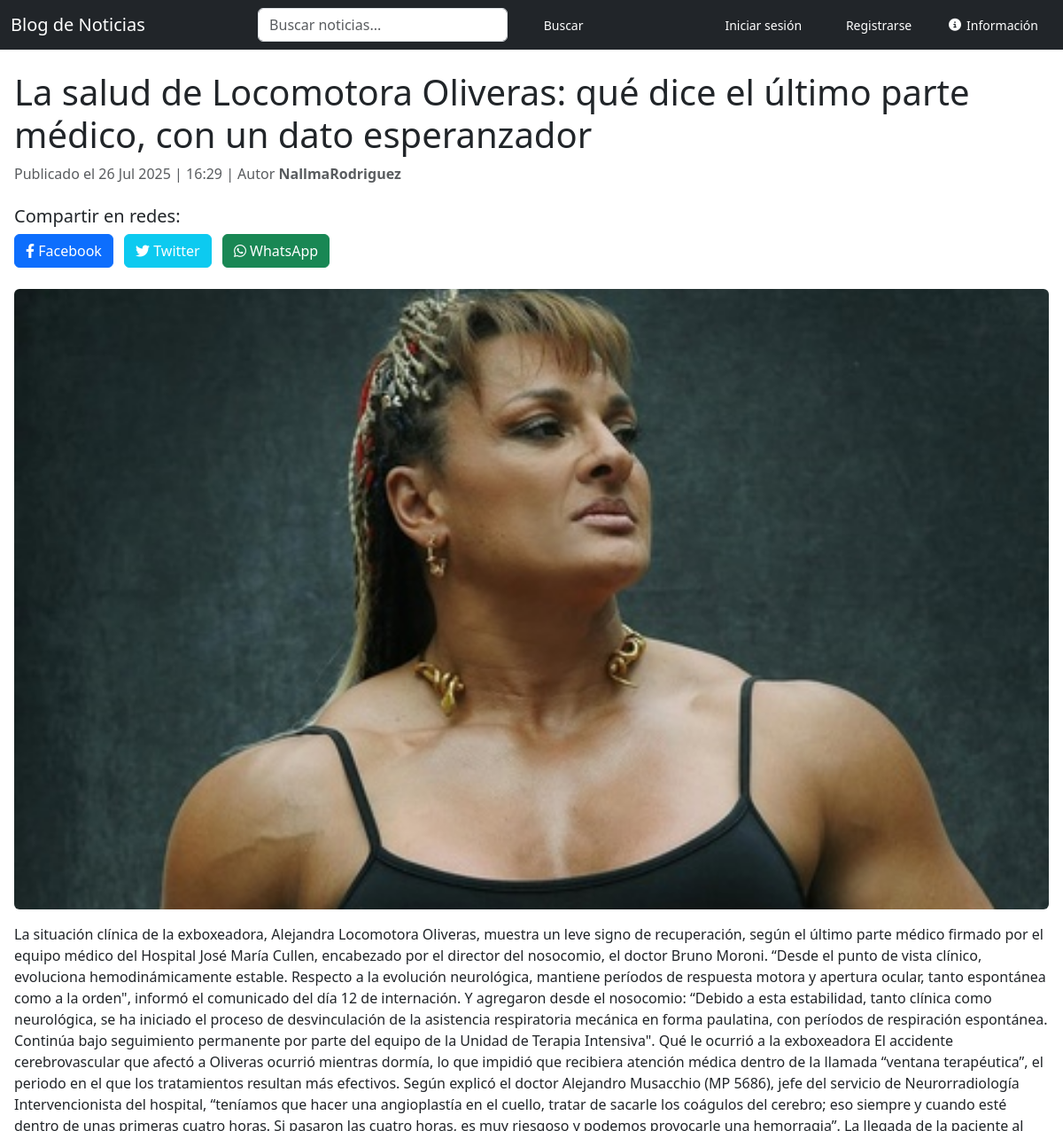
The page /noticia/4/ (upper part) on the database as committed earlier.
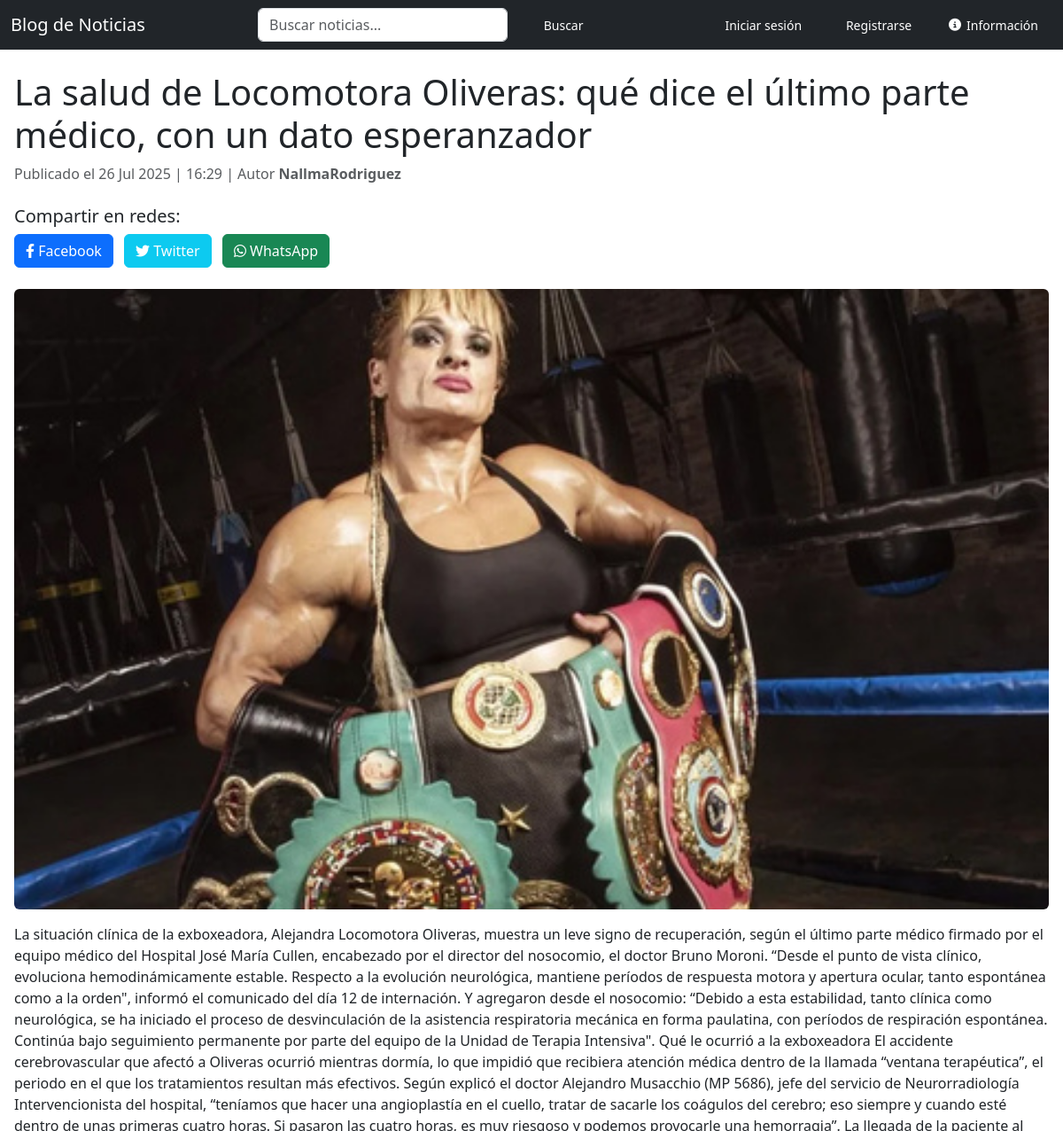
The same page on the database as committed later.
### blog/models.py (models this page shows, shortened)
class Noticia(models.Model):
    titulo = models.CharField(max_length=200)
    resumen = models.TextField(blank=True, null=True)
    contenido = models.TextField()
    categoria = models.ForeignKey(Categoria, on_delete=models.CASCADE)
    autor = models.ForeignKey(User, on_delete=models.CASCADE)
    imagen = models.ImageField(upload_to='noticias/', blank=True, null=True)
    destacada = models.BooleanField(default=False)
    fecha_publicacion = models.DateTimeField(auto_now_add=True)

### blog/views.py (the view)
# urls.py: path('noticia/<int:pk>/', views.detalle_noticia, name='detalle_noticia'),
def detalle_noticia(request, pk):
    noticia = get_object_or_404(Noticia, pk=pk)
    comentarios = noticia.comentarios.all()
    return render(request, 'detalle_noticia.html', {'noticia': noticia, 'comentarios': comentarios})

### blog/templates/detalle_noticia.html (shortened to what this page needs)
{% extends 'base.html' %}
{% block contenido %}
    <h1>{{ noticia.titulo }}</h1>
   <p class="text-muted d-flex align-items-center justify-content-between">
    <span>
        Publicado el {{ noticia.fecha_publicacion|date:"d M Y" }} |
        {{ noticia.fecha_publicacion|time:"H:i" }} |
        Autor <strong>{{ noticia.autor }}</strong>
    </span>
</p>
    <div class="mt-4">
    <h5>Compartir en redes:</h5>
    <a href="https://www.facebook.com/sharer/sharer.php?u={{ request.build_absolute_uri }}" target="_blank" class="btn btn-primary me-2">
        <i class="fab fa-facebook-f"></i> Facebook
    </a>
    <a href="https://twitter.com/intent/tweet?url={{ request.build_absolute_uri }}&text={{ noticia.titulo }}" target="_blank" class="btn btn-info text-white me-2">
        <i class="fab fa-twitter"></i> Twitter
    </a>
    <a href="https://api.whatsapp.com/send?text={{ noticia.titulo }} {{ request.build_absolute_uri }}" target="_blank" class="btn btn-success">
        <i class="fab fa-whatsapp"></i> WhatsApp
    </a>
</div>
    <br>
    {% if noticia.imagen %}
    <img src="{{ noticia.imagen.url }}"
         class="img-fluid rounded mb-3 w-100"
         style="max-height: 700px; object-fit: cover;"
         alt="Imagen de la noticia">
    {% endif %}
    <p>{{ noticia.contenido }}</p>
{% endblock %}

Rows that differ between the two databases and show on the page:
changed Noticia "NallmaRodriguez": imagen: a different picture
